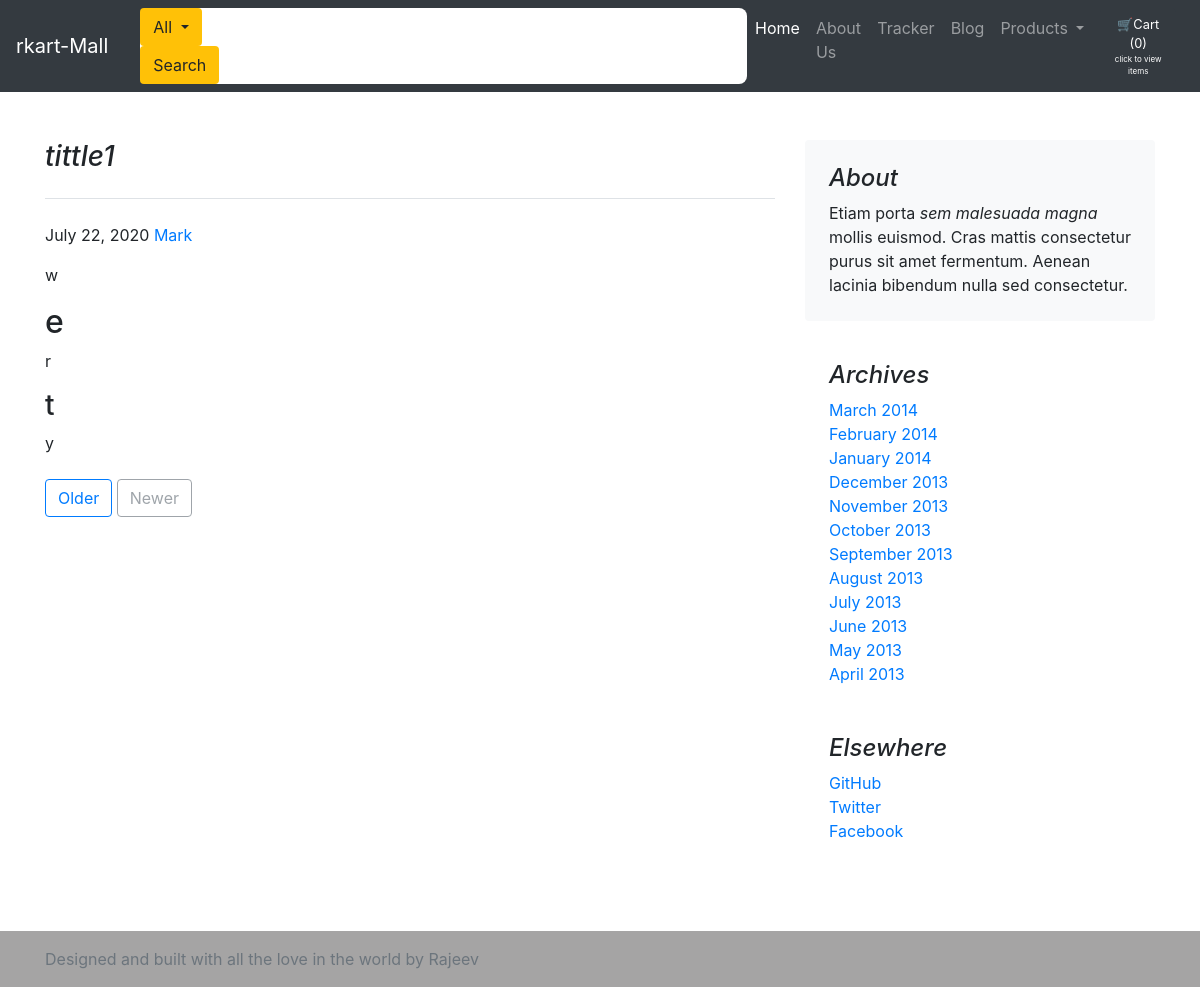
The app's page /blog/blogpost/2 with its own data.
### blog/models.py (models this page shows, shortened)
class Blogpost(models.Model):
    post_id = models.AutoField(primary_key=True)
    title = models.CharField(max_length=100)
    head0 = models.CharField(max_length=500, default="")
    chead0 = models.TextField()
    head1 = models.CharField(max_length=500, default="")
    chead1 = models.CharField(max_length=5000, default="")
    head2 = models.CharField(max_length=500, default="")
    chead2 = models.CharField(max_length=5000, default="")
    pub_date = models.DateField()
    thumbnail = models.ImageField(upload_to="shop/images", default="")

### blog/views.py (the view)
# urls.py: path("blogpost/<int:id>", views.blogpost, name="BlogPost"),
def blogpost(request, id):
    post = Blogpost.objects.filter(post_id=id)[0]
    return render(request, 'blog/blogpost.html', {'post': post})

### blog/templates/blog/blogpost.html (shortened to what this page needs)
{% extends "blog/layout.html" %}
{% block body %}
{% load static %}
<div class="container">
    <div class="row my-5">
        <div class="col-md-8 blog-main">
            <h3 class="pb-4 mb-4 font-italic border-bottom">
                {{post.title}}
            </h3>
            <div class="blog-post">
                <p class="blog-post-meta">{{post.pub_date}} <a href="#">Mark</a></p>
                <p>{{post.chead0}}</p>
                <h2>{{post.head1}}</h2>
                <p>{{post.chead1}}</p>
                <h3>{{post.head2}}</h3>
                <p>{{post.chead2}}
            </div>
            <nav class="blog-pagination">
                <a class="btn btn-outline-primary" href="blogpost/{{item.post_id}}">Older</a>
                <a class="btn btn-outline-secondary disabled" href="#" tabindex="-1" aria-disabled="true">Newer</a>
            </nav>
        </div>
        <aside class="col-md-4 blog-sidebar">
            <div class="p-4 mb-3 bg-light rounded">
                <h4 class="font-italic">About</h4>
                <p class="mb-0">Etiam porta <em>sem malesuada magna</em> mollis euismod. Cras mattis consectetur
                    purus
                    sit
                    amet fermentum. Aenean lacinia bibendum nulla sed consectetur.</p>
            </div>
            <div class="p-4">
                <h4 class="font-italic">Archives</h4>
                <ol class="list-unstyled mb-0">
                    <li><a href="#">March 2014</a></li>
                    <li><a href="#">February 2014</a></li>
                    <li><a href="#">January 2014</a></li>
                    <li><a href="#">December 2013</a></li>
                    <li><a href="#">November 2013</a></li>
                    <li><a href="#">October 2013</a></li>
                    <li><a href="#">September 2013</a></li>
                    <li><a href="#">August 2013</a></li>
                    <li><a href="#">July 2013</a></li>
                    <li><a href="#">June 2013</a></li>
                    <li><a href="#">May 2013</a></li>
                    <li><a href="#">April 2013</a></li>
                </ol>
            </div>
            <div class="p-4">
                <h4 class="font-italic">Elsewhere</h4>
                <ol class="list-unstyled">
                    <li><a href="#">GitHub</a></li>
                    <li><a href="#">Twitter</a></li>
                    <li><a href="#">Facebook</a></li>
                </ol>
            </div>
        </aside>
    </div>
</div>
{% endblock body%}

### records on screen
Blogpost: title "tittle1", pub_date "July 22, 2020", chead0 "w", head1 "e", chead1 "r", head2 "t", chead2 "y"
